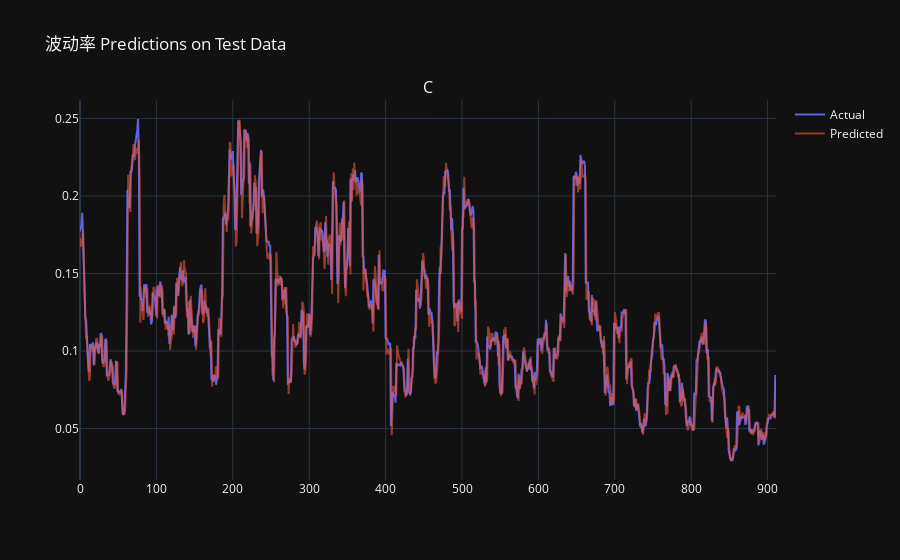

This figure's notebook cell:
### Code cell
fig = make_subplots(rows=1, cols=1, subplot_titles=('Close Predictions'))

test_close_pred = test_predictions[:, -1]
test_close_actual = test_labels[:, -1]

fig.add_trace(go.Scatter(x=np.arange(len(train_close_actual)), y=test_close_actual, mode='lines', name='Actual', opacity=0.9))
fig.add_trace(go.Scatter(x=np.arange(len(train_close_pred)), y=test_close_pred, mode='lines', name='Predicted', opacity=0.6))

fig.update_layout(title='波动率 Predictions on Test Data', template='plotly_dark')
fig.show()

### Figure 1 — Plotly figure (JSON) as saved in the notebook; plotly's stock layout.template omitted (floating-point values rounded to 4 significant figures; data arrays with more than 128 entries replaced by an {"elided": "..."} marker saying what was removed)
{"data": [{"mode": "lines", "name": "Actual", "opacity": 0.9, "type": "scatter", "x": {"elided": "3727 int values"}, "y": {"elided": "912 float values"}}, {"mode": "lines", "name": "Predicted", "opacity": 0.6, "type": "scatter", "x": {"elided": "3727 int values"}, "y": {"elided": "912 float values"}}], "layout": {"annotations": [{"font": {"size": 16}, "showarrow": false, "text": "C", "x": 0.5, "xanchor": "center", "xref": "paper", "y": 1, "yanchor": "bottom", "yref": "paper"}], "title": {"text": "波动率 Predictions on Test Data"}, "xaxis": {"anchor": "y", "domain": [0, 1]}, "yaxis": {"anchor": "x", "domain": [0, 1]}}}
